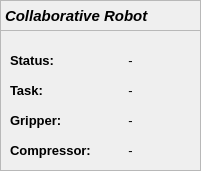
    <widget class="QFrame" name="frame_13">
     <property name="geometry">
      <rect>
       <x>220</x>
       <y>50</y>
       <width>201</width>
       <height>171</height>
      </rect>
     </property>
     <property name="frameShape">
      <enum>QFrame::StyledPanel</enum>
     </property>
     <property name="frameShadow">
      <enum>QFrame::Raised</enum>
     </property>
     <widget class="QLabel" name="Cobot_status">
      <property name="geometry">
       <rect>
        <x>70</x>
        <y>50</y>
        <width>121</width>
        <height>21</height>
       </rect>
      </property>
      <property name="font">
       <font>
        <family>Ubuntu</family>
        <pointsize>10</pointsize>
       </font>
      </property>
      <property name="frameShape">
       <enum>QFrame::NoFrame</enum>
      </property>
      <property name="text">
       <string>-</string>
      </property>
      <property name="alignment">
       <set>Qt::AlignCenter</set>
      </property>
      <property name="wordWrap">
       <bool>true</bool>
      </property>
     </widget>
     <widget class="QLabel" name="label_47">
      <property name="geometry">
       <rect>
        <x>10</x>
        <y>80</y>
        <width>61</width>
        <height>21</height>
       </rect>
      </property>
      <property name="font">
       <font>
        <family>Ubuntu</family>
        <pointsize>10</pointsize>
        <weight>75</weight>
        <italic>false</italic>
        <bold>true</bold>
       </font>
      </property>
      <property name="text">
       <string>Task:</string>
      </property>
     </widget>
     <widget class="QLabel" name="Cobot_current">
      <property name="geometry">
       <rect>
        <x>70</x>
        <y>80</y>
        <width>121</width>
        <height>21</height>
       </rect>
      </property>
      <property name="font">
       <font>
        <family>Ubuntu</family>
        <pointsize>10</pointsize>
       </font>
      </property>
      <property name="text">
       <string>-</string>
      </property>
      <property name="alignment">
       <set>Qt::AlignCenter</set>
      </property>
      <property name="wordWrap">
       <bool>true</bool>
      </property>
     </widget>
     <widget class="QLabel" name="label_4">
      <property name="geometry">
       <rect>
        <x>10</x>
        <y>50</y>
        <width>61</width>
        <height>21</height>
       </rect>
      </property>
      <property name="font">
       <font>
        <family>Ubuntu</family>
        <pointsize>10</pointsize>
        <weight>75</weight>
        <italic>false</italic>
        <bold>true</bold>
       </font>
      </property>
      <property name="text">
       <string>Status:</string>
      </property>
     </widget>
     <widget class="QLabel" name="label_64">
      <property name="geometry">
       <rect>
        <x>0</x>
        <y>0</y>
        <width>201</width>
        <height>31</height>
       </rect>
      </property>
      <property name="sizePolicy">
       <sizepolicy hsizetype="Preferred" vsizetype="Fixed">
        <horstretch>0</horstretch>
        <verstretch>0</verstretch>
       </sizepolicy>
      </property>
      <property name="font">
       <font>
        <pointsize>11</pointsize>
        <weight>75</weight>
        <italic>true</italic>
        <bold>true</bold>
       </font>
      </property>
      <property name="frameShape">
       <enum>QFrame::StyledPanel</enum>
      </property>
      <property name="text">
       <string>Collaborative Robot</string>
      </property>
     </widget>
     <widget class="QLabel" name="Cobot_comp">
      <property name="geometry">
       <rect>
        <x>100</x>
        <y>140</y>
        <width>61</width>
        <height>21</height>
       </rect>
      </property>
      <property name="font">
       <font>
        <family>Ubuntu</family>
        <pointsize>10</pointsize>
       </font>
      </property>
      <property name="text">
       <string>-</string>
      </property>
      <property name="alignment">
       <set>Qt::AlignCenter</set>
      </property>
      <property name="wordWrap">
       <bool>true</bool>
      </property>
     </widget>
     <widget class="QLabel" name="label_48">
      <property name="geometry">
       <rect>
        <x>10</x>
        <y>140</y>
        <width>81</width>
        <height>21</height>
       </rect>
      </property>
      <property name="font">
       <font>
        <family>Ubuntu</family>
        <pointsize>10</pointsize>
        <weight>75</weight>
        <italic>false</italic>
        <bold>true</bold>
       </font>
      </property>
      <property name="text">
       <string>Compressor:</string>
      </property>
     </widget>
     <widget class="QLabel" name="Cobot_gripper">
      <property name="geometry">
       <rect>
        <x>70</x>
        <y>110</y>
        <width>121</width>
        <height>21</height>
       </rect>
      </property>
      <property name="font">
       <font>
        <family>Ubuntu</family>
        <pointsize>10</pointsize>
       </font>
      </property>
      <property name="text">
       <string>-</string>
      </property>
      <property name="alignment">
       <set>Qt::AlignCenter</set>
      </property>
      <property name="wordWrap">
       <bool>true</bool>
      </property>
     </widget>
     <widget class="QLabel" name="label_49">
      <property name="geometry">
       <rect>
        <x>10</x>
        <y>110</y>
        <width>61</width>
        <height>21</height>
       </rect>
      </property>
      <property name="font">
       <font>
        <family>Ubuntu</family>
        <pointsize>10</pointsize>
        <weight>75</weight>
        <italic>false</italic>
        <bold>true</bold>
       </font>
      </property>
      <property name="text">
       <string>Gripper:</string>
      </property>
     </widget>
    </widget>
